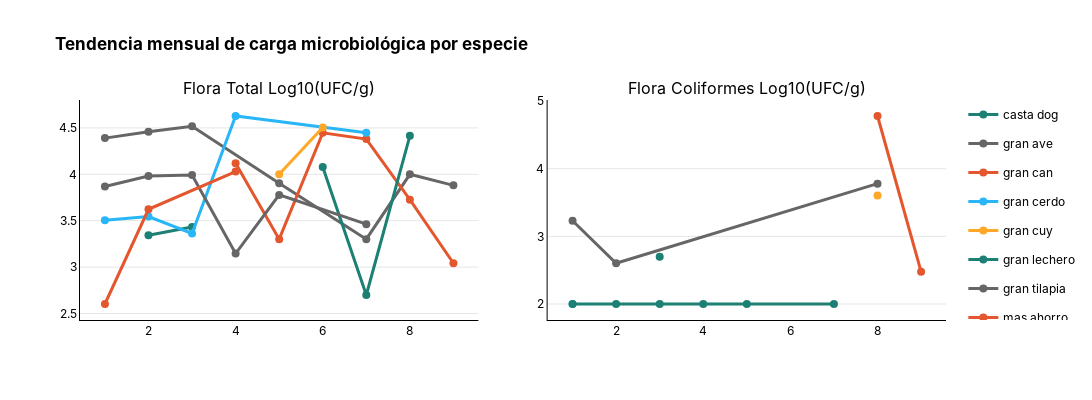

The notebook cell saved with this chart:
### Code cell
fig_final = create_subplot_grid(
    figures=[fig1 , fig2],
    rows=1, cols=2,
    titles=["Flora Total Log10(UFC/g)", "Flora Coliformes Log10(UFC/g)"],
    main_title="<b>Tendencia mensual de carga microbiológica por especie</b>",
    shared_y=False,
    width=1200, height=400
)

fig_final.show()
s3.save_plotly_html(fig_final, "tendencia_mensual_especie.html")

### Figure 1 — Plotly figure (JSON) as saved in the notebook; plotly's stock layout.template omitted (floating-point values rounded to 4 significant figures)
{"data": [{"hovertemplate": "<b>month:</b> %{x}<br><b>casta dog:</b> %{y:.1f}<br><extra></extra>", "legendgroup": "casta dog", "line": {"color": "#1C8074", "shape": "linear", "width": 3}, "marker": {"color": "#1C8074", "size": 8}, "mode": "lines+markers", "name": "casta dog", "type": "scatter", "x": [2, 3], "xaxis": "x", "y": [3.342, 3.431], "yaxis": "y"}, {"hovertemplate": "<b>month:</b> %{x}<br><b>gran ave:</b> %{y:.1f}<br><extra></extra>", "legendgroup": "gran ave", "line": {"color": "#666666", "shape": "linear", "width": 3}, "marker": {"color": "#666666", "size": 8}, "mode": "lines+markers", "name": "gran ave", "type": "scatter", "x": [1, 2, 3, 5, 7, 8, 9], "xaxis": "x", "y": [4.39, 4.459, 4.519, 3.903, 3.301, 4, 3.881], "yaxis": "y"}, {"hovertemplate": "<b>month:</b> %{x}<br><b>gran can:</b> %{y:.1f}<br><extra></extra>", "legendgroup": "gran can", "line": {"color": "#E4572E", "shape": "linear", "width": 3}, "marker": {"color": "#E4572E", "size": 8}, "mode": "lines+markers", "name": "gran can", "type": "scatter", "x": [4, 5, 6, 7, 8, 9], "xaxis": "x", "y": [4.119, 3.301, 4.447, 4.38, 3.727, 3.041], "yaxis": "y"}, {"hovertemplate": "<b>month:</b> %{x}<br><b>gran cerdo:</b> %{y:.1f}<br><extra></extra>", "legendgroup": "gran cerdo", "line": {"color": "#29B6F6", "shape": "linear", "width": 3}, "marker": {"color": "#29B6F6", "size": 8}, "mode": "lines+markers", "name": "gran cerdo", "type": "scatter", "x": [1, 2, 3, 4, 7], "xaxis": "x", "y": [3.505, 3.544, 3.362, 4.628, 4.447], "yaxis": "y"}, {"hovertemplate": "<b>month:</b> %{x}<br><b>gran cuy:</b> %{y:.1f}<br><extra></extra>", "legendgroup": "gran cuy", "line": {"color": "#FFA726", "shape": "linear", "width": 3}, "marker": {"color": "#FFA726", "size": 8}, "mode": "lines+markers", "name": "gran cuy", "type": "scatter", "x": [5, 6], "xaxis": "x", "y": [4, 4.505], "yaxis": "y"}, {"hovertemplate": "<b>month:</b> %{x}<br><b>gran lechero:</b> %{y:.1f}<br><extra></extra>", "legendgroup": "gran lechero", "line": {"color": "#1C8074", "shape": "linear", "width": 3}, "marker": {"color": "#1C8074", "size": 8}, "mode": "lines+markers", "name": "gran lechero", "type": "scatter", "x": [6, 7, 8], "xaxis": "x", "y": [4.079, 2.699, 4.415], "yaxis": "y"}, {"hovertemplate": "<b>month:</b> %{x}<br><b>gran tilapia:</b> %{y:.1f}<br><extra></extra>", "legendgroup": "gran tilapia", "line": {"color": "#666666", "shape": "linear", "width": 3}, "marker": {"color": "#666666", "size": 8}, "mode": "lines+markers", "name": "gran tilapia", "type": "scatter", "x": [1, 2, 3, 4, 5, 7], "xaxis": "x", "y": [3.869, 3.982, 3.991, 3.146, 3.778, 3.462], "yaxis": "y"}, {"hovertemplate": "<b>month:</b> %{x}<br><b>mas ahorro:</b> %{y:.1f}<br><extra></extra>", "legendgroup": "mas ahorro", "line": {"color": "#E4572E", "shape": "linear", "width": 3}, "marker": {"color": "#E4572E", "size": 8}, "mode": "lines+markers", "name": "mas ahorro", "type": "scatter", "x": [1, 2, 4], "xaxis": "x", "y": [2.602, 3.623, 4.029], "yaxis": "y"}, {"hovertemplate": "<b>month:</b> %{x}<br><b>casta dog:</b> %{y:.1f}<br><extra></extra>", "legendgroup": "casta dog", "line": {"color": "#1C8074", "shape": "linear", "width": 3}, "marker": {"color": "#1C8074", "size": 8}, "mode": "lines+markers", "name": "casta dog", "showlegend": false, "type": "scatter", "x": [3], "xaxis": "x2", "y": [2.699], "yaxis": "y2"}, {"hovertemplate": "<b>month:</b> %{x}<br><b>gran ave:</b> %{y:.1f}<br><extra></extra>", "legendgroup": "gran ave", "line": {"color": "#666666", "shape": "linear", "width": 3}, "marker": {"color": "#666666", "size": 8}, "mode": "lines+markers", "name": "gran ave", "showlegend": false, "type": "scatter", "x": [1, 2, 8], "xaxis": "x2", "y": [3.23, 2.602, 3.778], "yaxis": "y2"}, {"hovertemplate": "<b>month:</b> %{x}<br><b>gran can:</b> %{y:.1f}<br><extra></extra>", "legendgroup": "gran can", "line": {"color": "#E4572E", "shape": "linear", "width": 3}, "marker": {"color": "#E4572E", "size": 8}, "mode": "lines+markers", "name": "gran can", "showlegend": false, "type": "scatter", "x": [8, 9], "xaxis": "x2", "y": [4.778, 2.477], "yaxis": "y2"}, {"hovertemplate": "<b>month:</b> %{x}<br><b>gran cerdo:</b> %{y:.1f}<br><extra></extra>", "legendgroup": "gran cerdo", "line": {"color": "#29B6F6", "shape": "linear", "width": 3}, "marker": {"color": "#29B6F6", "size": 8}, "mode": "lines+markers", "name": "gran cerdo", "showlegend": false, "type": "scatter", "x": [1], "xaxis": "x2", "y": [2], "yaxis": "y2"}, {"hovertemplate": "<b>month:</b> %{x}<br><b>gran lechero:</b> %{y:.1f}<br><extra></extra>", "legendgroup": "gran lechero", "line": {"color": "#FFA726", "shape": "linear", "width": 3}, "marker": {"color": "#FFA726", "size": 8}, "mode": "lines+markers", "name": "gran lechero", "showlegend": false, "type": "scatter", "x": [8], "xaxis": "x2", "y": [3.602], "yaxis": "y2"}, {"hovertemplate": "<b>month:</b> %{x}<br><b>gran tilapia:</b> %{y:.1f}<br><extra></extra>", "legendgroup": "gran tilapia", "line": {"color": "#1C8074", "shape": "linear", "width": 3}, "marker": {"color": "#1C8074", "size": 8}, "mode": "lines+markers", "name": "gran tilapia", "showlegend": false, "type": "scatter", "x": [1, 2, 3, 4, 5, 7], "xaxis": "x2", "y": [2, 2, 2, 2, 2, 2], "yaxis": "y2"}], "layout": {"annotations": [{"font": {"size": 16}, "showarrow": false, "text": "Flora Total Log10(UFC/g)", "x": 0.23, "xanchor": "center", "xref": "paper", "y": 1, "yanchor": "bottom", "yref": "paper"}, {"font": {"size": 16}, "showarrow": false, "text": "Flora Coliformes Log10(UFC/g)", "x": 0.77, "xanchor": "center", "xref": "paper", "y": 1, "yanchor": "bottom", "yref": "paper"}], "font": {"color": "black", "family": "Inter, Arial, sans-serif"}, "height": 400, "legend": {"orientation": "v", "x": 1.02, "xanchor": "left", "y": 1, "yanchor": "top"}, "paper_bgcolor": "rgba(0,0,0,0)", "plot_bgcolor": "rgba(0,0,0,0)", "showlegend": true, "title": {"text": "<b>Tendencia mensual de carga microbiológica por especie</b>"}, "width": 1200, "xaxis": {"anchor": "y", "domain": [0, 0.46], "linecolor": "black", "showgrid": false, "showline": true}, "xaxis2": {"anchor": "y2", "domain": [0.54, 1], "linecolor": "black", "showgrid": false, "showline": true}, "yaxis": {"anchor": "x", "domain": [0, 1], "gridcolor": "rgba(0,0,0,0.1)", "linecolor": "black", "showgrid": true, "showline": true}, "yaxis2": {"anchor": "x2", "domain": [0, 1], "gridcolor": "rgba(0,0,0,0.1)", "linecolor": "black", "showgrid": true, "showline": true}}}
